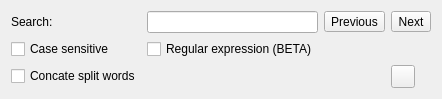
<?xml version="1.0" encoding="UTF-8"?>
<ui version="4.0">
 <class>Search</class>
 <widget class="QWidget" name="Search">
  <property name="geometry">
   <rect>
    <x>0</x>
    <y>0</y>
    <width>324</width>
    <height>91</height>
   </rect>
  </property>
  <property name="focusPolicy">
   <enum>Qt::StrongFocus</enum>
  </property>
  <property name="windowTitle">
   <string>Search</string>
  </property>
  <layout class="QGridLayout" name="gridLayout">
   <item row="0" column="2">
    <widget class="QLineEdit" name="text"/>
   </item>
   <item row="0" column="3">
    <widget class="QToolButton" name="prevButton">
     <property name="text">
      <string>Previous</string>
     </property>
     <property name="icon">
      <iconset resource="pdf.qrc">
       <normaloff>:/images/previousPage.png</normaloff>:/images/previousPage.png</iconset>
     </property>
     <property name="toolButtonStyle">
      <enum>Qt::ToolButtonFollowStyle</enum>
     </property>
    </widget>
   </item>
   <item row="0" column="4">
    <widget class="QToolButton" name="nextButton">
     <property name="text">
      <string>Next</string>
     </property>
     <property name="icon">
      <iconset resource="pdf.qrc">
       <normaloff>:/images/nextpage.png</normaloff>:/images/nextpage.png</iconset>
     </property>
     <property name="toolButtonStyle">
      <enum>Qt::ToolButtonFollowStyle</enum>
     </property>
    </widget>
   </item>
   <item row="2" column="1">
    <widget class="QCheckBox" name="caseSensitive">
     <property name="text">
      <string>Case sensitive</string>
     </property>
    </widget>
   </item>
   <item row="0" column="1">
    <widget class="QLabel" name="searchLabel">
     <property name="text">
      <string>Search:</string>
     </property>
    </widget>
   </item>
   <item row="2" column="2">
    <widget class="QCheckBox" name="regexp">
     <property name="text">
      <string>Regular expression (BETA)</string>
     </property>
    </widget>
   </item>
   <item row="3" column="4">
    <widget class="QToolButton" name="stopButton">
     <property name="text">
      <string/>
     </property>
     <property name="icon">
      <iconset resource="pdf.qrc">
       <normaloff>:/images/stop.png</normaloff>:/images/stop.png</iconset>
     </property>
    </widget>
   </item>
   <item row="3" column="1">
    <widget class="QCheckBox" name="concate">
     <property name="text">
      <string>Concate split words</string>
     </property>
    </widget>
   </item>
  </layout>
 </widget>
 <resources>
  <include location="pdf.qrc"/>
 </resources>
 <connections/>
</ui>
